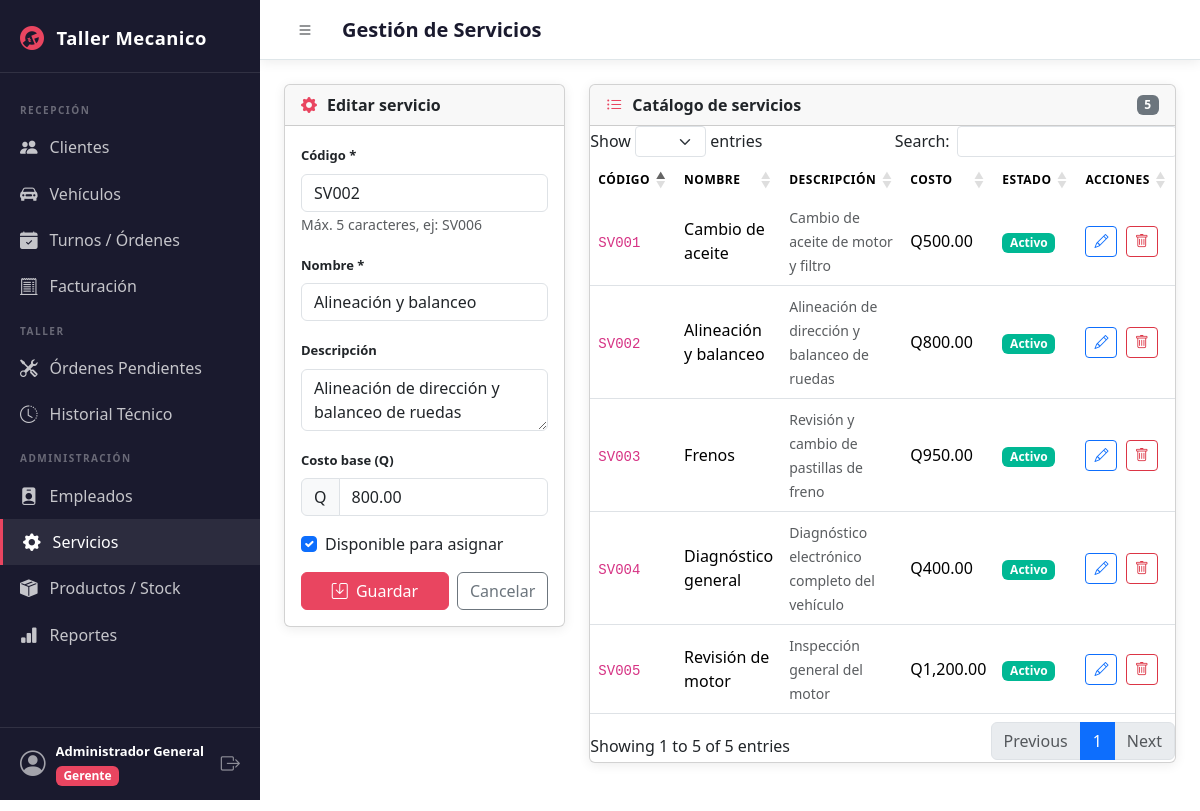
/views/gerente/servicios.php?editar=SV002 (signed in), run on the app's committed database.
### tables this page shows
CREATE TABLE IF NOT EXISTS servicios (
    servicio_codigo      VARCHAR(5)   NOT NULL,
    servicio_nombre      VARCHAR(35)  NOT NULL,
    servicio_descripcion VARCHAR(100) DEFAULT NULL,
    servicio_costo       DECIMAL(8,2) DEFAULT 0.00,
    servicio_disponible  TINYINT(1)   NOT NULL DEFAULT 1,
    PRIMARY KEY (servicio_codigo)
);

### views/gerente/servicios.php (the view, shortened to what this page needs)
<?php
$pdo = getDB();
$servicios = $pdo->query("SELECT * FROM servicios ORDER BY servicio_nombre")->fetchAll();
$editSrv = null;
if (isset($_GET['editar'])) {
    $s = $pdo->prepare("SELECT * FROM servicios WHERE servicio_codigo=?");
    $s->execute([$_GET['editar']]);
    $editSrv = $s->fetch();
}
require_once __DIR__ . '/../../includes/header.php';
?>
<div class="row g-4">
    <div class="col-lg-4">
        <div class="card">
            <div class="card-header">
                <i class="bi bi-gear-fill"></i> <?= $editSrv ? 'Editar servicio' : 'Nuevo servicio' ?>
            </div>
            <div class="card-body">
                <form method="POST">
                    <div class="mb-3">
                        <label class="form-label">Código *</label>
                        <input type="text" name="servicio_codigo" class="form-control" maxlength="5"
                               style="text-transform:uppercase"
                               value="<?= htmlspecialchars($editSrv['servicio_codigo'] ?? '') ?>"
                               <?= $editSrv ? 'readonly' : 'required' ?>>
                        <small class="text-muted">Máx. 5 caracteres, ej: SV006</small>
                    </div>
                    <div class="mb-3">
                        <label class="form-label">Nombre *</label>
                        <input type="text" name="servicio_nombre" class="form-control" maxlength="35"
                               value="<?= htmlspecialchars($editSrv['servicio_nombre'] ?? '') ?>" required>
                    </div>
                    <div class="mb-3">
                        <label class="form-label">Descripción</label>
                        <textarea name="servicio_descripcion" class="form-control" rows="2" maxlength="100"><?= htmlspecialchars($editSrv['servicio_descripcion'] ?? '') ?></textarea>
                    </div>
                    <div class="mb-3">
                        <label class="form-label">Costo base (Q)</label>
                        <div class="input-group">
                            <span class="input-group-text">Q</span>
                            <input type="number" name="servicio_costo" class="form-control" min="0" step="0.01"
                                   value="<?= $editSrv['servicio_costo'] ?? '0.00' ?>">
                        </div>
                    </div>
                    <?php if ($editSrv): ?>
                    <div class="mb-3 form-check">
                        <input type="checkbox" class="form-check-input" name="servicio_disponible" id="dispSrv"
                               <?= $editSrv['servicio_disponible'] ? 'checked' : '' ?>>
                        <label class="form-check-label" for="dispSrv">Disponible para asignar</label>
                    </div>
                    <?php endif; ?>
                    <div class="d-flex gap-2">
                        <button type="submit" class="btn btn-primary flex-grow-1">
                            <i class="bi bi-save me-1"></i> <?= $editSrv ? 'Guardar' : 'Crear servicio' ?>
                        </button>
                        <?php if ($editSrv): ?><a href="servicios.php" class="btn btn-outline-secondary">Cancelar</a><?php endif; ?>
                    </div>
                </form>
            </div>
        </div>
    </div>
    <div class="col-lg-8">
        <div class="card">
            <div class="card-header">
                <i class="bi bi-list-ul"></i> Catálogo de servicios
                <span class="badge bg-secondary ms-auto"><?= count($servicios) ?></span>
            </div>
            <div class="card-body p-0">
                <div class="table-responsive">
                    <table class="table table-hover datatable mb-0">
                        <thead><tr><th>Código</th><th>Nombre</th><th>Descripción</th><th>Costo</th><th>Estado</th><th>Acciones</th></tr></thead>
                        <tbody>
                        <?php foreach ($servicios as $s): ?>
                        <tr>
                            <td><code><?= $s['servicio_codigo'] ?></code></td>
                            <td><?= htmlspecialchars($s['servicio_nombre']) ?></td>
                            <td><small class="text-muted"><?= htmlspecialchars($s['servicio_descripcion'] ?? '—') ?></small></td>
                            <td>Q<?= number_format($s['servicio_costo'], 2) ?></td>
                            <td>
                                <span class="badge <?= $s['servicio_disponible'] ? 'badge-finalizado' : 'badge-cancelado' ?>">
                                    <?= $s['servicio_disponible'] ? 'Activo' : 'Inactivo' ?>
                                </span>
                            </td>
                            <td>
                                <a href="?editar=<?= $s['servicio_codigo'] ?>" class="btn btn-sm btn-outline-primary me-1">
                                    <i class="bi bi-pencil"></i>
                                </a>
                                <form method="POST" class="d-inline" onsubmit="return confirm('¿Eliminar servicio?')">
                                    <button type="submit" class="btn btn-sm btn-outline-danger"><i class="bi bi-trash"></i></button>
                                </form>
                            </td>
                        </tr>
                        <?php endforeach; ?>
                        </tbody>
                    </table>
                </div>
            </div>
        </div>
    </div>
</div>
<?php require_once __DIR__ . '/../../includes/footer.php'; ?>

### assets/css/style.css (style rules this page uses)
:root { --color-primary: #1a1a2e; --color-secondary: #16213e; --color-accent: #e94560; --color-accent-2: #0f3460; --color-bg: #f0f2f5; --color-card: #ffffff; --color-text: #2d3436; --color-text-light: #636e72; --color-border: #dfe6e9; --sidebar-width: 260px; --topbar-height: 60px; --font-main: 'Segoe UI', system-ui, -apple-system, sans-serif; --radius: 10px; --shadow: 0 2px 12px rgba(0,0,0,.08); --transition: .25s ease; }
* { box-sizing: border-box; margin: 0; padding: 0; }
body { font-family: var(--font-main); background: var(--color-bg); color: var(--color-text); font-size: 14px; }
.card { background: var(--color-card); border: 1px solid var(--color-border); border-radius: var(--radius); box-shadow: var(--shadow); margin-bottom: 24px; }
.card-header { background: transparent; border-bottom: 1px solid var(--color-border); padding: 16px 20px; font-weight: 700; display: flex; align-items: center; gap: 10px; }
.card-header i { color: var(--color-accent); }
.card-body { padding: 20px; }
.btn-primary { background: var(--color-accent) !important; border-color: var(--color-accent) !important; }
.table th { background: var(--color-primary); color: #fff; font-weight: 600; font-size: 12px; letter-spacing: .5px; text-transform: uppercase; border: none; }
.table td { vertical-align: middle; }
.badge-finalizado { background: #00b894; color: #fff; }
.form-label { font-weight: 600; font-size: 13px; }

### data on the page
servicios: servicio_codigo "SV002", servicio_nombre "Alineación y balanceo", servicio_descripcion "Alineación de dirección y balanceo de ruedas", servicio_costo "800.00", servicio_disponible "☑", shows "Activo"
servicios: servicio_codigo "SV001", servicio_nombre "Cambio de aceite", servicio_descripcion "Cambio de aceite de motor y filtro", servicio_costo "500.00", servicio_disponible "Activo"
servicios: servicio_codigo "SV004", servicio_nombre "Diagnóstico general", servicio_descripcion "Diagnóstico electrónico completo del vehículo", servicio_costo "400.00", servicio_disponible "Activo"
servicios: servicio_codigo "SV003", servicio_nombre "Frenos", servicio_descripcion "Revisión y cambio de pastillas de freno", servicio_costo "950.00", servicio_disponible "Activo"
servicios: servicio_codigo "SV005", servicio_nombre "Revisión de motor", servicio_descripcion "Inspección general del motor", servicio_costo "1,200.00", servicio_disponible "Activo"

### other printed values
APP_NAME "Taller Mecanico"
$nombre "Administrador General"
$rol "Gerente"
$pageTitle "Gestión de Servicios"
count($servicios) "5"
